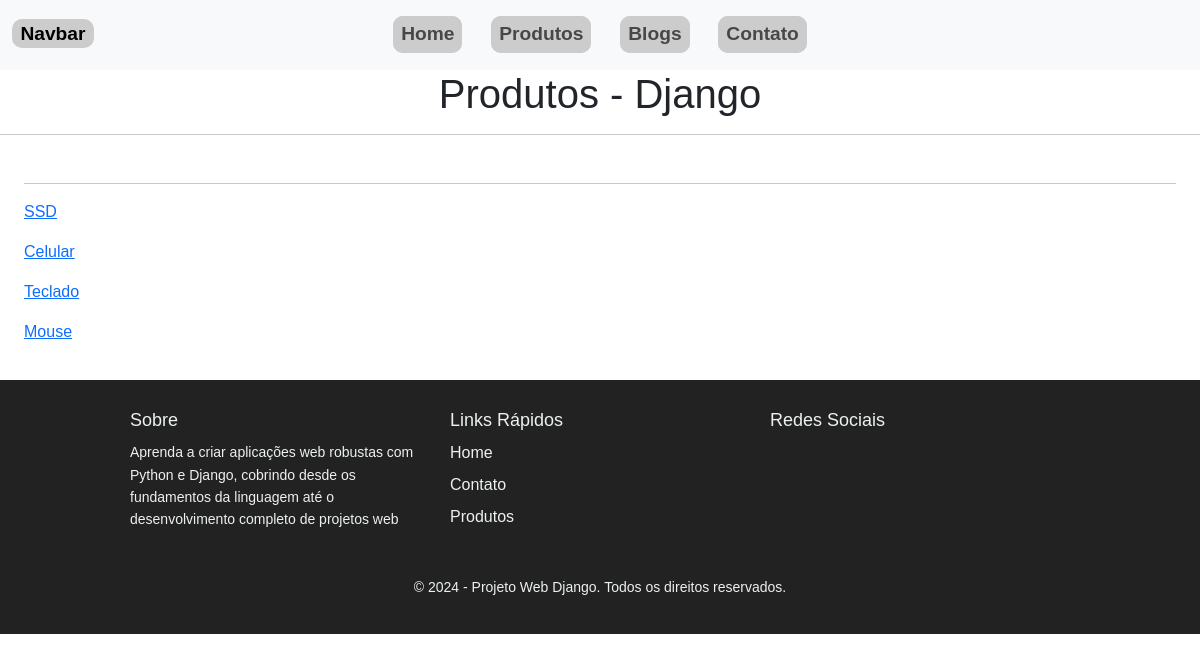
/produtos, run on an earlier commit of the app's database.
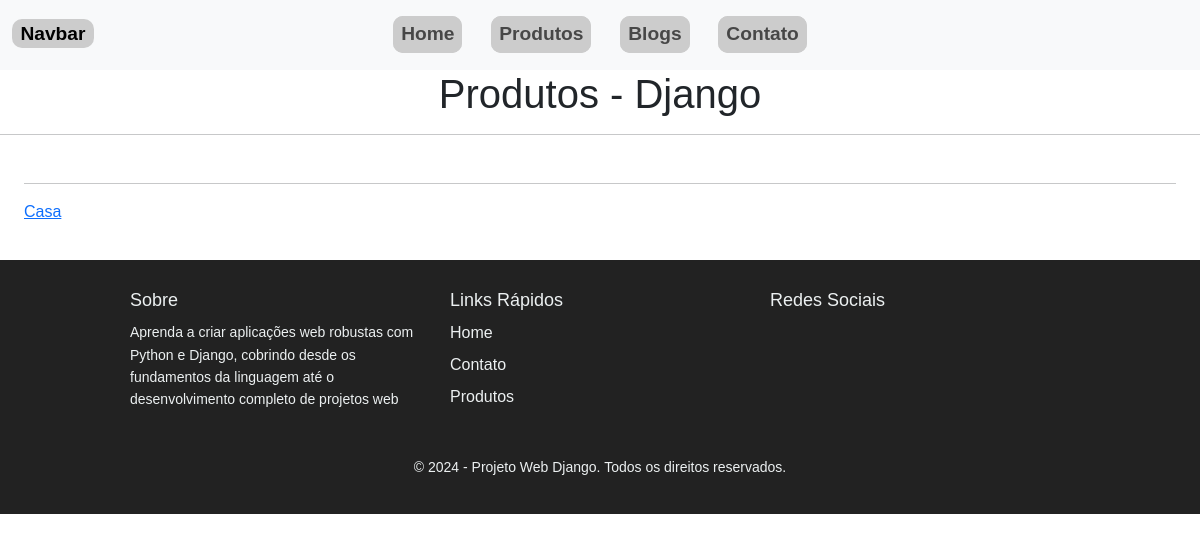
And on a later commit of the database.
### core/models.py (models this page shows, shortened)
class Products (models.Model):
    name = models.CharField('Nome', unique=True, max_length=100)
    price = models.DecimalField('Preço', decimal_places=2, max_digits=8)
    stock = models.IntegerField('Quantidade em Estoque')
    image = models.ImageField(upload_to='Products/', null=True, blank=True)
    descripition = models.TextField('Descrição', null=True)
    pro_category = models.ForeignKey(Category, on_delete=models.CASCADE, null=True)
    slug = models.SlugField(unique=True, blank=True, max_length=255)
    def __str__(self):
        return self.name
    def mini_image(self):
        if self.image:
            return format_html('<img src="{}" style="height: 100px; width: auto;" />', self.image.url)
        return " "
    mini_image.short_description = 'Imagem de Capa'
    class Meta:
        verbose_name = "Produto"
        verbose_name_plural = "Produtos"

### core/views.py (the view)
# urls.py: path('produtos', produtos, name='produtos'),
def produtos(request):
    product = Products.objects.all() # Products.objects.all() -> Usado para recuperar todos os objetos de um modelo (Dados de uma tabela).
    data = {
        'product': product,
    }
    return render(request, 'produtos.html', data)

### templates/produtos.html (shortened to what this page needs)
{% load static %}
<!DOCTYPE html>
<html lang="pt-br">
<head>
    {% include 'inc/header.html' %}
</head>
<body>
    <h1>
        Produtos - Django
    </h1>
    <hr>
    <div style="display: flex;flex-direction: column;margin: 0 2vw;">
        <hr style="width: 100%;">
        {% for p in product %}
             <p>
                <a href="{% url 'produto_single' p.id %}">{{ p }}</a>
            </p>
        {% endfor %}
    </div>
</body>
{% include 'inc/footer.html' %}
</html>

What changed in the data, as far as the page shows it:
removed Products: name "SSD"
removed Products: name "Celular"
removed Products: name "Teclado"
removed Products: name "Mouse"
added Products: name "Casa"
